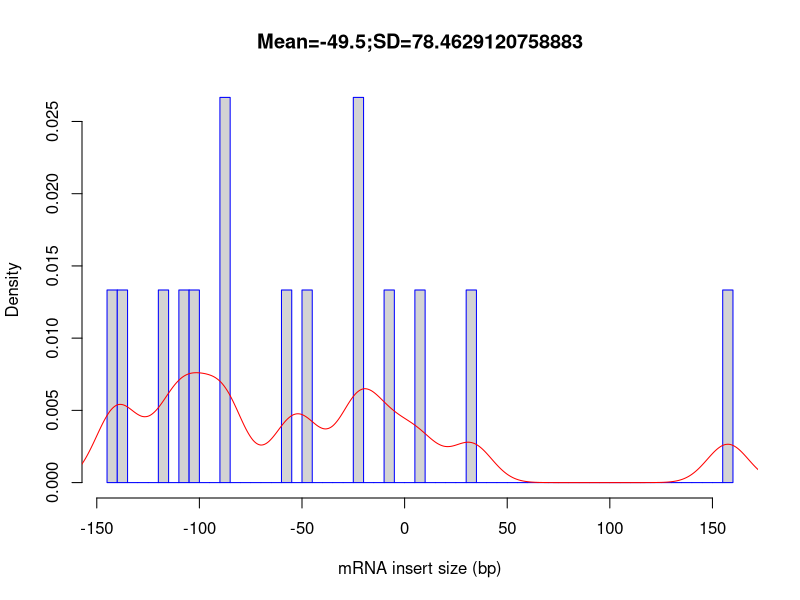

Write the R code that produced this figure.
out_file = 'Mmus_BAL-TAL_LRTN_FLT_Rep3_F8'
pdf('Mmus_BAL-TAL_LRTN_FLT_Rep3_F8.inner_distance_plot.pdf')
fragsize=rep(c(-147.5,-142.5,-137.5,-132.5,-127.5,-122.5,-117.5,-112.5,-107.5,-102.5,-97.5,-92.5,-87.5,-82.5,-77.5,-72.5,-67.5,-62.5,-57.5,-52.5,-47.5,-42.5,-37.5,-32.5,-27.5,-22.5,-17.5,-12.5,-7.5,-2.5,2.5,7.5,12.5,17.5,22.5,27.5,32.5,37.5,42.5,47.5,52.5,57.5,62.5,67.5,72.5,77.5,82.5,87.5,92.5,97.5,102.5,107.5,112.5,117.5,122.5,127.5,132.5,137.5,142.5,147.5,152.5,157.5,162.5,167.5,172.5,177.5,182.5,187.5,192.5,197.5,202.5,207.5,212.5,217.5,222.5,227.5,232.5,237.5,242.5,247.5,252.5,257.5,262.5,267.5,272.5,277.5,282.5,287.5,292.5,297.5,302.5,307.5,312.5,317.5,322.5,327.5,332.5,337.5,342.5,347.5),times=c(0,1,1,0,0,0,1,0,1,1,0,0,2,0,0,0,0,0,1,0,1,0,0,0,0,2,0,0,1,0,0,1,0,0,0,0,1,0,0,0,0,0,0,0,0,0,0,0,0,0,0,0,0,0,0,0,0,0,0,0,0,1,0,0,0,0,0,0,0,0,0,0,0,0,0,0,0,0,0,0,0,0,0,0,0,0,0,0,0,0,0,0,0,0,0,0,0,0,0,0))
frag_sd = sd(fragsize)
frag_mean = mean(fragsize)
frag_median = median(fragsize)
write(x=c("Name","Mean","Median","sd"), sep="	", file=stdout(),ncolumns=4)
write(c(out_file,frag_mean,frag_median,frag_sd),sep="	", file=stdout(),ncolumns=4)
hist(fragsize,probability=T,breaks=100,xlab="mRNA insert size (bp)",main=paste(c("Mean=",frag_mean,";","SD=",frag_sd),collapse=""),border="blue")
lines(density(fragsize,bw=10),col='red')
dev.off()
